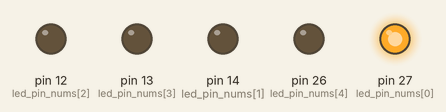
This program was run on a simulated MicroPython board. Parts: output pins drawn as LEDs (lit = HIGH).

Above: at 0.05 s.
At 0.65 s:
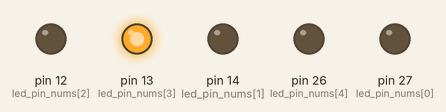
At 1.25 s:
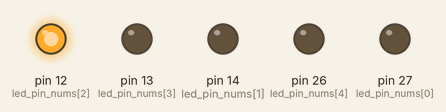
At 1.85 s:
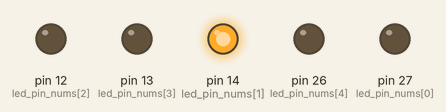
At 2.5 s:
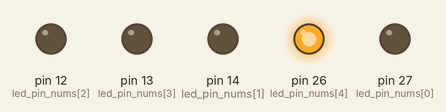
Timing chart, 0 to 3.0 s (numbered marks = the images above):
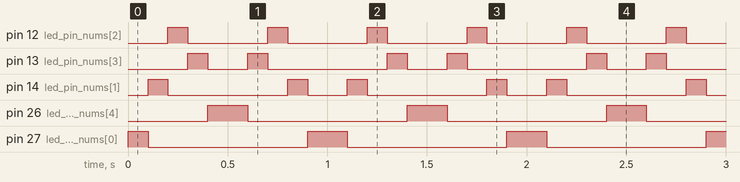

Measured:
- by itself, pin 12 (led_pin_nums[2]): alternates HIGH for 0.10 s and LOW for 0.40 s
- by itself, pin 13 (led_pin_nums[3]): repeats every 1.0 s: LOW 0.20 s, HIGH 0.10 s, LOW 0.60 s, HIGH 0.10 s
- by itself, pin 14 (led_pin_nums[1]): repeats every 1.0 s: LOW 0.60 s, HIGH 0.10 s, LOW 0.20 s, HIGH 0.10 s
- by itself, pin 26 (led_pin_nums[4]): alternates HIGH for 0.20 s and LOW for 0.80 s
- by itself, pin 27 (led_pin_nums[0]): repeats every 1.0 s: LOW 0.80 s, HIGH 0.20 s

The program:

main1.py
```python
# LED流水灯

from machine import Pin
import time

led_pin_nums = [27, 14, 12, 13, 26]

def main():
    led_pins = []
    for pin_num in led_pin_nums:
        led_pins.append(Pin(pin_num, Pin.OUT))

    while True:
        for i in range(len(led_pins)):
            led_pins[i].value(1)
            time.sleep_ms(100)
            led_pins[i].value(0)
        for i in range(len(led_pins) - 1, -1, -1):
            led_pins[i].value(1)
            time.sleep_ms(100)
            led_pins[i].value(0)

if __name__ == '__main__':
    main()
```
